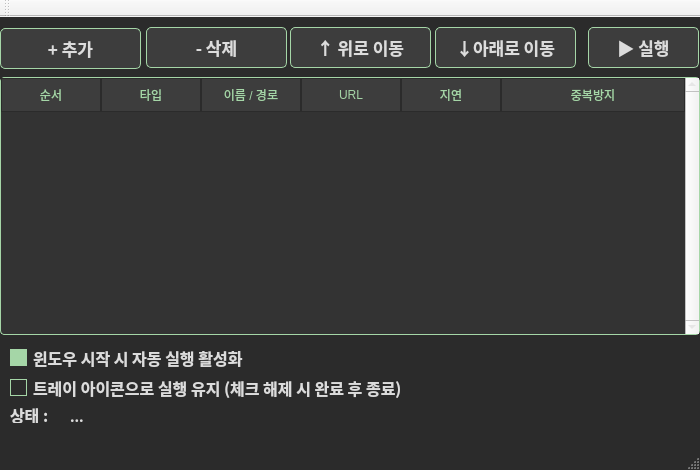
<?xml version="1.0" encoding="UTF-8"?>
<ui version="4.0">
 <class>Qt_Widgets_App_RoutineAutomatorClass</class>
 <widget class="QMainWindow" name="Qt_Widgets_App_RoutineAutomatorClass">
  <property name="geometry">
   <rect>
    <x>0</x>
    <y>0</y>
    <width>700</width>
    <height>470</height>
   </rect>
  </property>
  <property name="font">
   <font>
    <family>Malgun Gothic</family>
    <pointsize>12</pointsize>
    <bold>true</bold>
   </font>
  </property>
  <property name="focusPolicy">
   <enum>Qt::FocusPolicy::ClickFocus</enum>
  </property>
  <property name="windowTitle">
   <string>RoutineAutomator</string>
  </property>
  <property name="styleSheet">
   <string notr="true">/* 메인 창 배경 */
QMainWindow {
	background-color: #2b2b2b;
}

/* 모든 텍스트 기본 설정 */
QWidget {
	color: #dcdcdc;
	font-family: &quot;Malgun Gothic&quot;; /* 한글 가독성 좋은 폰트 */
}

/* 구역을 나누는 선이나 테두리 (TreeWidget 등) */
QTreeWidget, QGroupBox, QLineEdit {
	background-color: #333333;
	border: 1px solid #a5d6a7; /* 연두색 선 */
	border-radius: 4px;
	gridline-color: #444444;
}

/* 헤더 부분 */
QHeaderView::section {
	background-color: #3d3d3d;
	color: #a5d6a7;
	padding: 5px;
	border: 0.5px solid #2b2b2b;
}

/* 버튼 스타일 */
QPushButton {
	background-color: #3d3d3d;
	border: 1px solid #a5d6a7;
	border-radius: 5px;
	padding: 5px 15px;
	min-height: 25px;
}

QPushButton:hover {
	background-color: #4d4d4d;
	border: 2px solid #c5e1a5; /* 호버 시 약간 더 밝은 연두 */
}

QPushButton:pressed {
	background-color: #2b2b2b;
}

/* 체크박스 */
QCheckBox::indicator {
	width: 15px;
	height: 15px;
	border: 1px solid #a5d6a7;
	background: #2b2b2b;
}

QCheckBox::indicator:checked {
	background-color: #a5d6a7; /* 체크 시 연두색으로 채움 */
}

/* 상태 표시줄 */
QStatusBar {
	background-color: #2b2b2b;
	color: #888888; /* 상태바 텍스트는 더 차분하게 */
}

/* 트레이 메뉴 및 모든 팝업 메뉴 설정 */
QMenu {
    background-color: #ffffff;      /* 메뉴 배경: 하얀색 */
    color: #000000;                 /* 텍스트 색상: 검은색 (사용자 요청) */
    border: 1px solid #dcdcdc;      /* 가느다란 회색 테두리 */
}

/* 메뉴 항목이 선택(마우스 오버) 되었을 때 */
QMenu::item:selected {
    background-color: #a5d6a7;      /* 우리가 정한 연두색으로 하이라이트 */
    color: #000000;                 /* 선택되어도 글자는 검은색 유지 */
}

/* 메뉴 내부의 구분선 */
QMenu::separator {
    height: 1px;
    background: #e0e0e0;
    margin: 5px;
}</string>
  </property>
  <widget class="QWidget" name="centralWidget">
   <widget class="QPushButton" name="pbtn_addProc">
    <property name="geometry">
     <rect>
      <x>0</x>
      <y>11</y>
      <width>141</width>
      <height>41</height>
     </rect>
    </property>
    <property name="font">
     <font>
      <family>Malgun Gothic</family>
      <pointsize>13</pointsize>
      <bold>true</bold>
     </font>
    </property>
    <property name="mouseTracking">
     <bool>true</bool>
    </property>
    <property name="focusPolicy">
     <enum>Qt::FocusPolicy::NoFocus</enum>
    </property>
    <property name="styleSheet">
     <string notr="true"/>
    </property>
    <property name="text">
     <string>+ 추가</string>
    </property>
    <property name="checkable">
     <bool>false</bool>
    </property>
    <property name="autoDefault">
     <bool>false</bool>
    </property>
    <property name="default">
     <bool>false</bool>
    </property>
    <property name="flat">
     <bool>false</bool>
    </property>
   </widget>
   <widget class="QPushButton" name="pbtn_delProc">
    <property name="geometry">
     <rect>
      <x>146</x>
      <y>10</y>
      <width>141</width>
      <height>41</height>
     </rect>
    </property>
    <property name="font">
     <font>
      <family>Malgun Gothic</family>
      <pointsize>13</pointsize>
      <bold>true</bold>
     </font>
    </property>
    <property name="styleSheet">
     <string notr="true"/>
    </property>
    <property name="text">
     <string>- 삭제</string>
    </property>
   </widget>
   <widget class="QPushButton" name="pbtn_upProc">
    <property name="geometry">
     <rect>
      <x>290</x>
      <y>10</y>
      <width>141</width>
      <height>41</height>
     </rect>
    </property>
    <property name="font">
     <font>
      <family>Malgun Gothic</family>
      <pointsize>13</pointsize>
      <bold>true</bold>
     </font>
    </property>
    <property name="styleSheet">
     <string notr="true"/>
    </property>
    <property name="text">
     <string>↑ 위로 이동</string>
    </property>
   </widget>
   <widget class="QPushButton" name="pbtn_downProc">
    <property name="geometry">
     <rect>
      <x>435</x>
      <y>10</y>
      <width>141</width>
      <height>41</height>
     </rect>
    </property>
    <property name="font">
     <font>
      <family>Malgun Gothic</family>
      <pointsize>13</pointsize>
      <bold>true</bold>
     </font>
    </property>
    <property name="styleSheet">
     <string notr="true"/>
    </property>
    <property name="text">
     <string>↓아래로 이동</string>
    </property>
   </widget>
   <widget class="QPushButton" name="pbtn_runProc">
    <property name="geometry">
     <rect>
      <x>588</x>
      <y>10</y>
      <width>111</width>
      <height>41</height>
     </rect>
    </property>
    <property name="font">
     <font>
      <family>Malgun Gothic</family>
      <pointsize>13</pointsize>
      <bold>true</bold>
     </font>
    </property>
    <property name="styleSheet">
     <string notr="true"/>
    </property>
    <property name="text">
     <string>▶ 실행</string>
    </property>
   </widget>
   <widget class="QCheckBox" name="cb_autoStart">
    <property name="geometry">
     <rect>
      <x>10</x>
      <y>330</y>
      <width>271</width>
      <height>21</height>
     </rect>
    </property>
    <property name="font">
     <font>
      <family>Malgun Gothic</family>
      <pointsize>12</pointsize>
      <bold>true</bold>
     </font>
    </property>
    <property name="text">
     <string>윈도우 시작 시 자동 실행 활성화</string>
    </property>
    <property name="checked">
     <bool>true</bool>
    </property>
   </widget>
   <widget class="QCheckBox" name="cb_trayIcon">
    <property name="geometry">
     <rect>
      <x>10</x>
      <y>360</y>
      <width>461</width>
      <height>21</height>
     </rect>
    </property>
    <property name="font">
     <font>
      <family>Malgun Gothic</family>
      <pointsize>12</pointsize>
      <bold>true</bold>
     </font>
    </property>
    <property name="text">
     <string>트레이 아이콘으로 실행 유지 (체크 해제 시 완료 후 종료)</string>
    </property>
   </widget>
   <widget class="QLabel" name="label_3">
    <property name="geometry">
     <rect>
      <x>10</x>
      <y>390</y>
      <width>48</width>
      <height>16</height>
     </rect>
    </property>
    <property name="font">
     <font>
      <family>Malgun Gothic</family>
      <pointsize>12</pointsize>
      <bold>true</bold>
     </font>
    </property>
    <property name="text">
     <string>상태 : </string>
    </property>
   </widget>
   <widget class="QLabel" name="lb_status">
    <property name="geometry">
     <rect>
      <x>70</x>
      <y>390</y>
      <width>601</width>
      <height>16</height>
     </rect>
    </property>
    <property name="font">
     <font>
      <family>Malgun Gothic</family>
      <pointsize>12</pointsize>
      <bold>true</bold>
     </font>
    </property>
    <property name="text">
     <string>...</string>
    </property>
   </widget>
   <widget class="QTreeWidget" name="tw_procList">
    <property name="geometry">
     <rect>
      <x>0</x>
      <y>60</y>
      <width>700</width>
      <height>258</height>
     </rect>
    </property>
    <property name="verticalScrollBarPolicy">
     <enum>Qt::ScrollBarPolicy::ScrollBarAlwaysOn</enum>
    </property>
    <property name="horizontalScrollBarPolicy">
     <enum>Qt::ScrollBarPolicy::ScrollBarAlwaysOff</enum>
    </property>
    <property name="columnCount">
     <number>6</number>
    </property>
    <attribute name="headerCascadingSectionResizes">
     <bool>true</bool>
    </attribute>
    <column>
     <property name="text">
      <string>순서</string>
     </property>
     <property name="textAlignment">
      <set>AlignCenter</set>
     </property>
    </column>
    <column>
     <property name="text">
      <string>타입</string>
     </property>
     <property name="textAlignment">
      <set>AlignCenter</set>
     </property>
    </column>
    <column>
     <property name="text">
      <string>이름 / 경로</string>
     </property>
     <property name="textAlignment">
      <set>AlignCenter</set>
     </property>
    </column>
    <column>
     <property name="text">
      <string>URL</string>
     </property>
     <property name="textAlignment">
      <set>AlignCenter</set>
     </property>
    </column>
    <column>
     <property name="text">
      <string>지연</string>
     </property>
     <property name="textAlignment">
      <set>AlignCenter</set>
     </property>
    </column>
    <column>
     <property name="text">
      <string>중복방지</string>
     </property>
     <property name="textAlignment">
      <set>AlignCenter</set>
     </property>
    </column>
   </widget>
  </widget>
  <widget class="QMenuBar" name="menuBar">
   <property name="geometry">
    <rect>
     <x>0</x>
     <y>0</y>
     <width>700</width>
     <height>21</height>
    </rect>
   </property>
  </widget>
  <widget class="QToolBar" name="mainToolBar">
   <attribute name="toolBarArea">
    <enum>TopToolBarArea</enum>
   </attribute>
   <attribute name="toolBarBreak">
    <bool>false</bool>
   </attribute>
  </widget>
  <widget class="QStatusBar" name="statusBar"/>
 </widget>
 <layoutdefault spacing="6" margin="11"/>
 <resources>
  <include location="Qt_Widgets_App_RoutineAutomator.qrc"/>
 </resources>
 <connections/>
</ui>
